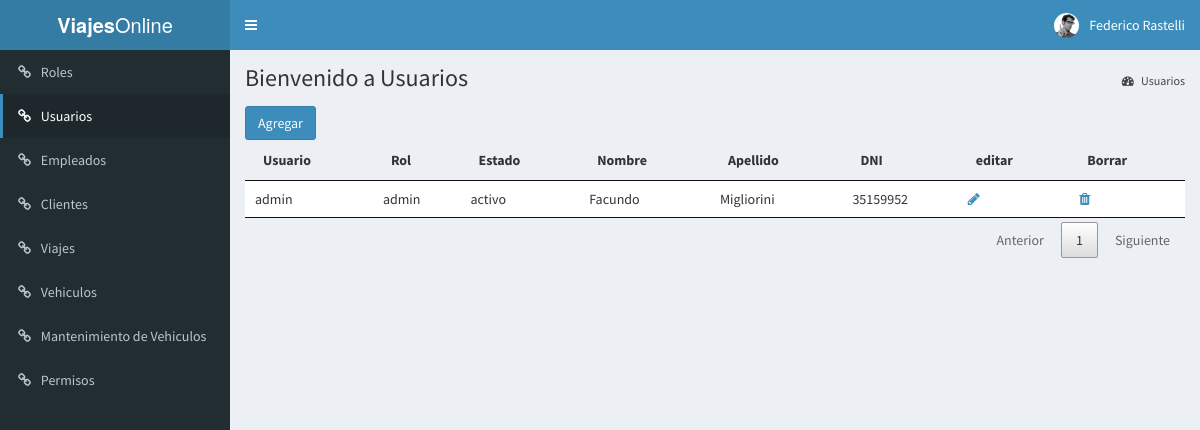
Screenshot of /index.php?page=usuario (signed in) with the database file from the repository.
### tables this page shows
CREATE TABLE Usuario (
    id INT NOT NULL AUTO_INCREMENT primary key ,
    usuario varchar (64),
    password varchar(225),
    estado enum('activo','inactivo') default 'activo',
    id_rol int ,
    id_empleado int,
    foreign key(id_rol) references Rol(id),
    foreign key(id_empleado) references Empleado(id)
);

CREATE TABLE Rol (
    id INT NOT NULL AUTO_INCREMENT primary key ,
    descripcion varchar(50)
);

CREATE TABLE Empleado(
    id INT NOT NULL AUTO_INCREMENT primary key ,
    nombre varchar(50),
    apellido varchar(80),
    numeroDocumento varchar(15),
    telefono varchar(50)
);

### models/DataBase.php (called while the page is built, shortened)
<?php
class DataBase
{
    private $_db;
    private static $instancia;
    public static function getInstance()
    {
        if (  !self::$instancia instanceof self) {
            self::$instancia = new self;
        }
        return self::$instancia;
    }
    public function query($query)
    {
        $type = explode(" ", trim($query) );
        switch ( strtolower($type[0]) ){
            case 'select':
                return $this->_select($query);
                break;
        }
    }
    private function _select($query)
    {
        $res = $this->_execQuery($query);
        $rows = [];
        while( $reg = $res->fetch_object() ) {
            $rows[] = $reg;
        }
        return $rows;
    }
    private function _execQuery($query)
    {
        $res = $this->_db->query($query);
        return $res;
    }
    private function _connect()
    {
        $this->_db = mysqli_connect( self::DB_HOST, self::DB_USER, self::DB_PASSWORD, self::DB_NAME );
    }
}

### models/Usuario_model.php (called while the page is built, shortened)
<?php
require_once 'DataBase.php';
class Usuario implements ModelInterface
{
    static public function getAll()
    {
        $db = DataBase::getInstance();
        $query = "SELECT u.id, u.usuario, u.estado, r.id as rol_id, r.descripcion as rol_descripcion, e.nombre as empleado_nombre, e.apellido as empleado_apellido, e.numeroDocumento as empleado_numero_documento, e.telefono as empleado_telefono FROM Usuario u INNER JOIN Empleado e ON u.id_empleado = e.id INNER JOIN Rol r ON u.id_rol = r.id";
        return $db->query($query);
    }
}
?>

### View/Usuario_view.php (the view, shortened to what this page needs)
<?php
$listUsuarios = Usuario::getAll();
?>
<div class="content-wrapper">
    <section class="content-header">
        <h1> Bienvenido a Usuarios </h1>
        <ol class="breadcrumb">
            <li><a href="#"><i class="fa fa-dashboard"></i> Usuarios</a></li>
        </ol>
    </section>
    <section class="content container-fluid">
        <button type="button" class="btn btn-primary" data-toggle="modal" data-target="#modalCreate">Agregar</button>
        <table id="tablaRoles">
            <thead>
                <tr>
                    <th>Usuario</th>
                    <th>Rol</th>
                    <th>Estado</th>
                    <th>Nombre</th>
                    <th>Apellido</th>
                    <th>DNI</th>
                    <th>editar</th>
                    <th>Borrar</th>
                </tr>
            </thead>
            <tbody>
            <?php
                foreach($listUsuarios as $usuario) {  ?>
                    <tr>
                        <td><?php echo $usuario->usuario ; ?></td>
                        <td><?php echo $usuario->rol_descripcion ; ?></td>
                        <td><?php echo $usuario->estado; ?></td>
                        <td><?php echo $usuario->empleado_nombre; ?></td>
                        <td><?php echo $usuario->empleado_apellido; ?></td>
                        <td><?php echo $usuario->empleado_numero_documento; ?></td>
                        <td>
                            <a class="btn-modal-edit-usuario" href="#" data-toggle="modal"
                                data-target="#modalEdit"
                                data-usuario="<?php echo $usuario->usuario; ?>"
                                data-id="<?php echo $usuario->id; ?>"
                                data-rol="<?php echo $usuario->rol_id ; ?>">
                                <i class="fa fa-pencil" aria-hidden="true"></i></a>
                        </td>
                        <td>
                            <a class="btn-modal-delete-usuario" href="#" data-toggle="modal"
                                data-target="#modalDelete"
                                data-usuario="<?php echo $usuario->usuario; ?>"
                                data-id="<?php echo $usuario->id; ?>">
                                <i class="fa fa-trash" aria-hidden="true"></i></a>
                        </td>
                    </tr>
                <?php } ?>
            </tbody>
        </table>
    </section>
</div>

### rows the page displays
usuario: usuario "admin", id_rol.descripcion "admin", estado "activo", id_empleado.nombre "Facundo", id_empleado.apellido "Migliorini", id_empleado.numeroDocumento "35159952"
